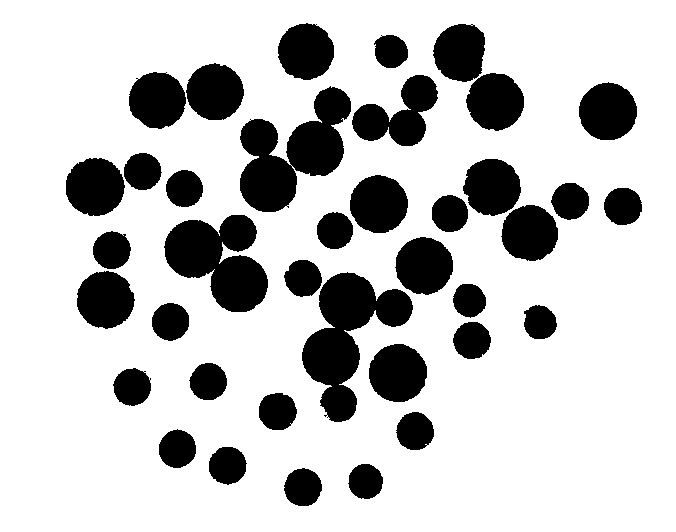
%> input picture CH07/Fig1026(a).tif, 676 x 532 px
$ octave demo_watershed.m   (GNU Octave 9; MATLAB toolbox functions it lacks are replaced by stand-ins)
%> lines starting %> are read from the running program, lines starting %| are printed output that depends on the picture; in (x1, y1, x2, y2) boxes, pixels count from 0 and x2, y2 are one past the last pixel; in counts of white or black regions, pixels touching at a corner belong together; the program's own positions count from 1
### CH07/tofloat.m
%-------------------------------------------%
%tofloat函数
function [out,revertclass] = tofloat(in)
%tofloat将图像转换成floating point

identity = @(x) x;
tosingle = @im2single;
table = {'uint8',  tosingle, @im2uint8
    'uint16',  tosingle, @im2uint16
    'int16',  tosingle, @im2int16
    'logical',  tosingle, @logical
    'double',  identity, identity
    'single',  identity, identity};
classIndex = find(strcmp(class(in),table(:,1)));
if isempty(classIndex)
    error('Unsupported input image class');
end

out = table{classIndex,2}(in);
revertclass = table{classIndex,3};
%-----------------------------------------------%

### CH07/demo_watershed.m
%%
%   使用距离和分水岭变换分割二值图像
f = imread('Fig1026(a).tif');
%> f: size 532x676 logical; 77.9% white; 38 black regions, largest, box (x1, y1, x2, y2) and area: (302, 272, 413, 422) 7353, (240, 86, 351, 212) 7255, (164, 215, 268, 312) 6278
imshow(f);
gc = ~f;
D = bwdist(gc);
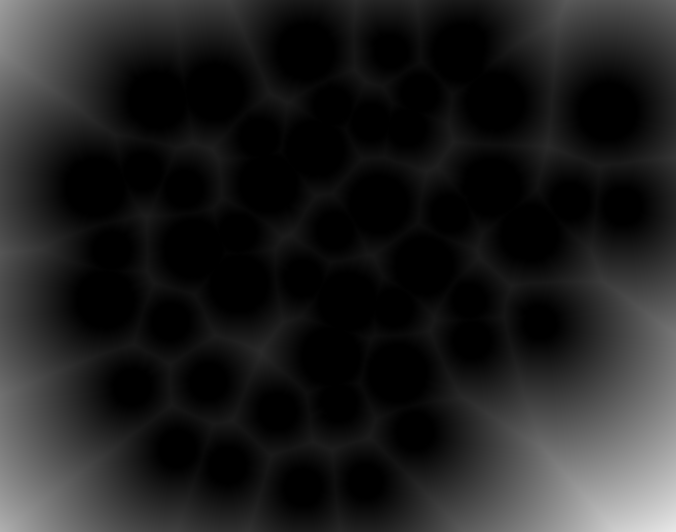
%> D: size 532x676 single; min 0, max 232.2, mean 31.9
L = watershed(-D);
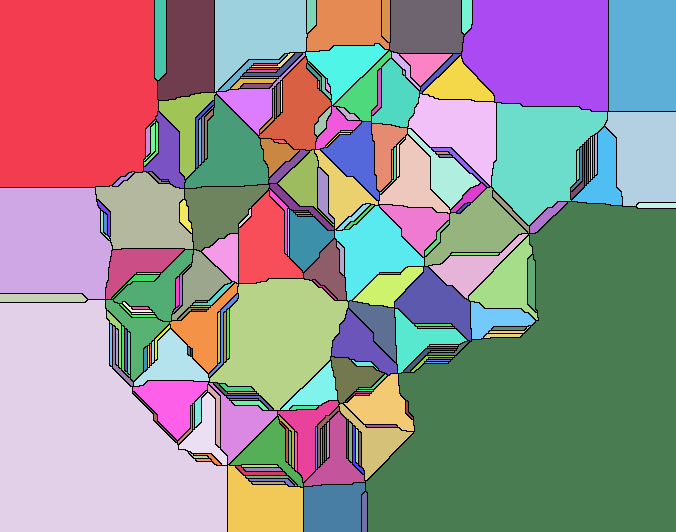
%> L: size 532x676 uint8; 240 distinct labels, from 0 to 239; one colour per label, 0 black
w = L == 0;
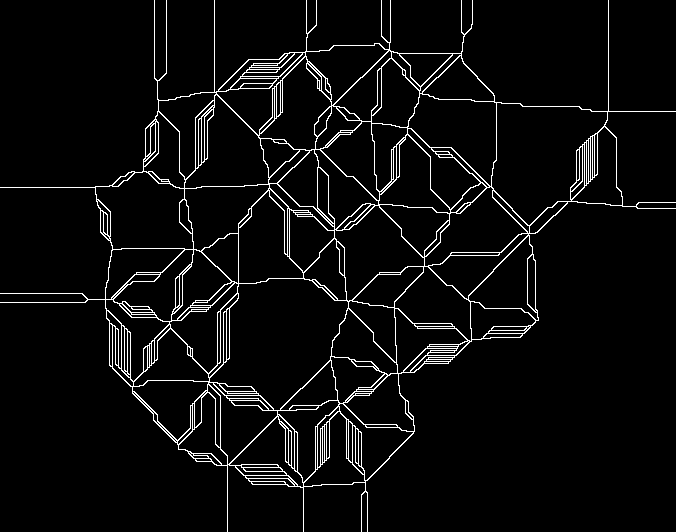
%> w: size 532x676 logical; 4.8% white in thin lines or dots
g2 = f & ~w;
%> g2: size 532x676 logical; 75.4% white; 1 black region, box (x1, y1, x2, y2) and area: (0, 0, 676, 532) 88345
figure,imshow(g2);

%%
%   使用梯度的分水岭分割
f = imread('Fig1027(a).tif');
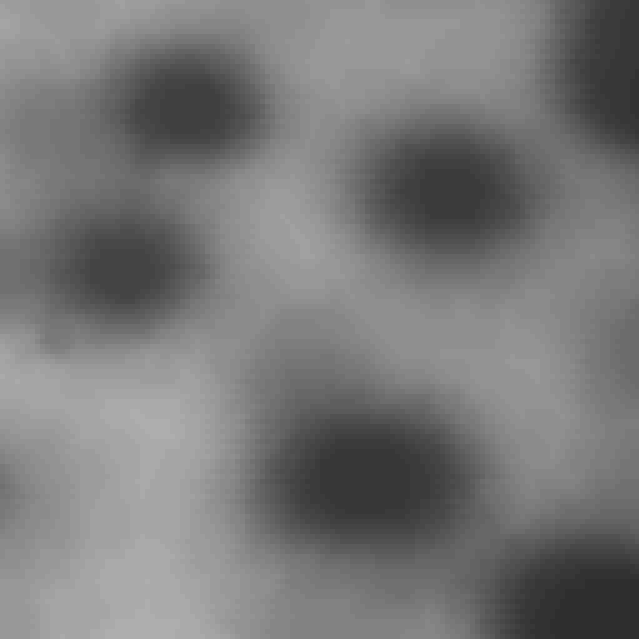
%> input picture CH07/Fig1027(a).tif, 639 x 639 px
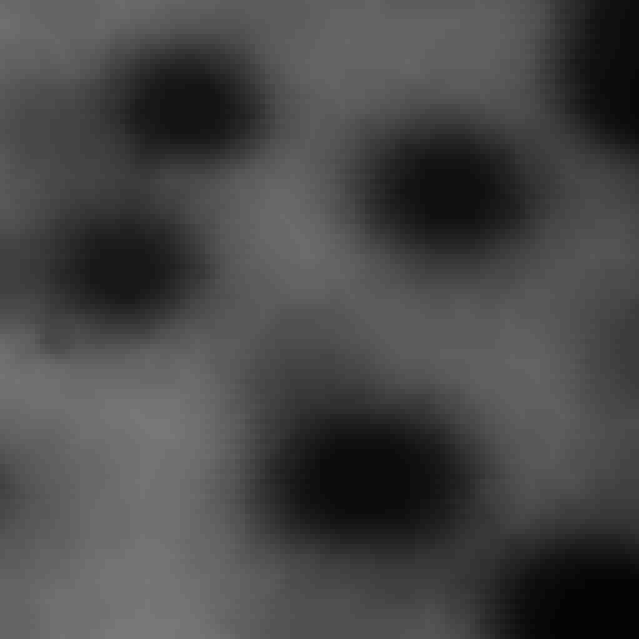
%> f: size 639x639 uint8; min 4, max 120, mean 71.2
imshow(f);
h = fspecial('sobel');
fd = tofloat(f);
g = sqrt(imfilter(fd,h,'replicate').^2 + imfilter(fd,h','replicate').^2);
figure,imshow(g);
L = watershed(g);
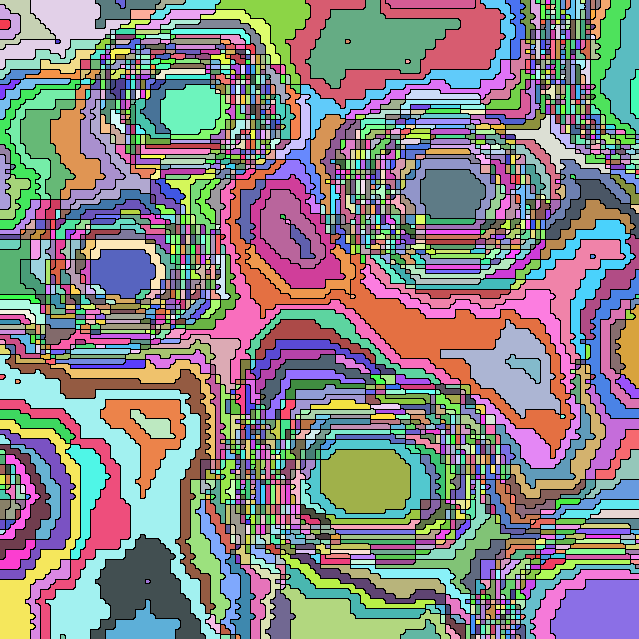
%> L: size 639x639 uint16; 2174 distinct labels, from 0 to 2173; one colour per label, 0 black
wr = L == 0;
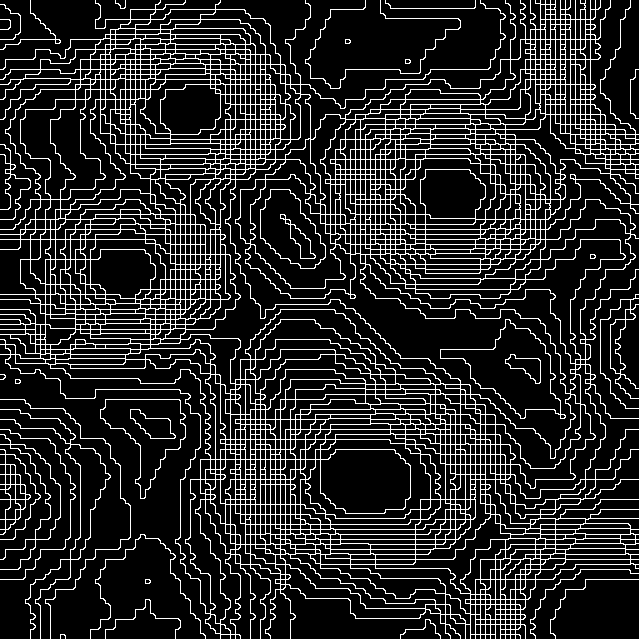
%> wr: size 639x639 logical; 15.2% white in thin lines or dots
figure,imshow(wr);  %   分割并不理想
